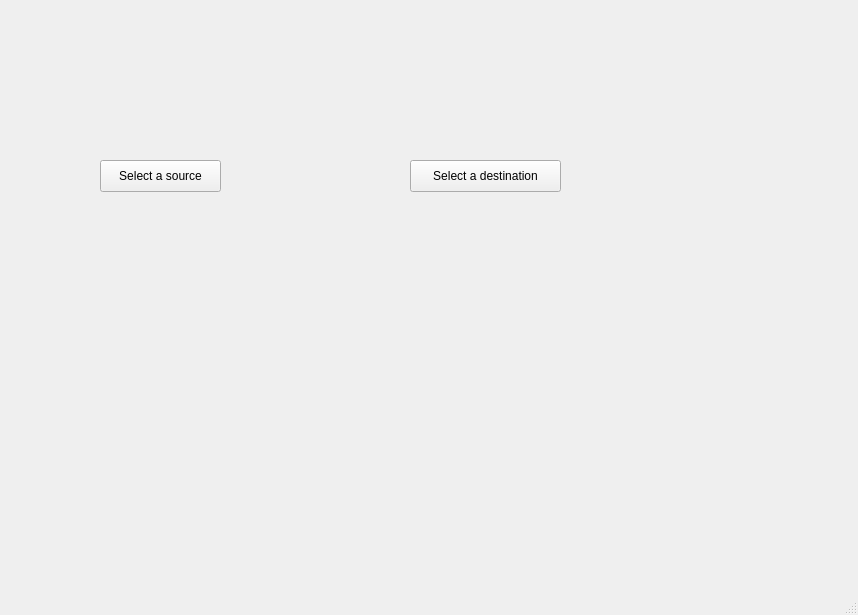
<?xml version="1.0" encoding="UTF-8"?>
<ui version="4.0">
 <class>MainWindow</class>
 <widget class="QMainWindow" name="MainWindow">
  <property name="geometry">
   <rect>
    <x>0</x>
    <y>0</y>
    <width>858</width>
    <height>615</height>
   </rect>
  </property>
  <property name="windowTitle">
   <string>MainWindow</string>
  </property>
  <widget class="QWidget" name="centralwidget">
   <widget class="QPushButton" name="select_src">
    <property name="geometry">
     <rect>
      <x>100</x>
      <y>160</y>
      <width>121</width>
      <height>32</height>
     </rect>
    </property>
    <property name="text">
     <string>Select a source</string>
    </property>
   </widget>
   <widget class="QPushButton" name="select_dst">
    <property name="geometry">
     <rect>
      <x>410</x>
      <y>160</y>
      <width>151</width>
      <height>32</height>
     </rect>
    </property>
    <property name="text">
     <string>Select a destination</string>
    </property>
   </widget>
  </widget>
  <widget class="QMenuBar" name="menubar">
   <property name="geometry">
    <rect>
     <x>0</x>
     <y>0</y>
     <width>858</width>
     <height>24</height>
    </rect>
   </property>
  </widget>
  <widget class="QStatusBar" name="statusbar"/>
 </widget>
 <resources/>
 <connections/>
</ui>
